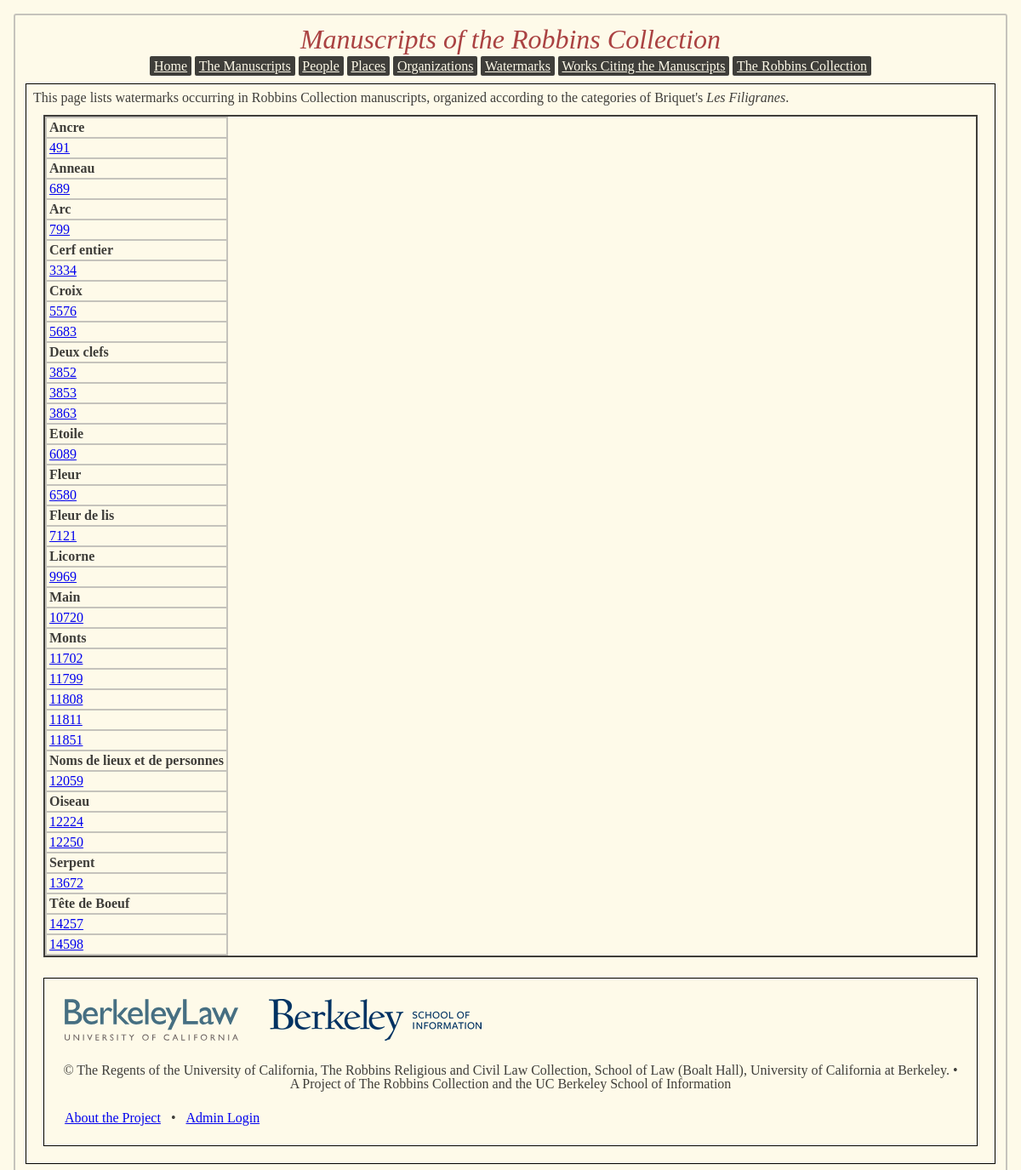
/watermarks, run on the app's committed database.
### app/models.py (models this page shows, shortened)
class watermark(db.Model):
	id = db.Column(db.Integer, primary_key=True)
	name = db.Column(db.String(40))
	url = db.Column(db.String(100))

### app/views.py (the view)
@app.route('/watermarks', methods = ['GET'])
def list_watermarks():
	returnlist = []
	wmtypes = models.watermark.query.group_by(models.watermark.name).all()
	for x in wmtypes:
		holder = []
		for y in models.watermark.query.filter_by(name=x.name).all():
			holder.append(y)
		returnlist.append((x, holder))
	return render_template('wmlist.html', pagetitle='Watermarks', recs = returnlist)

### app/templates/wmlist.html
{% extends "base.html" %}
{% block content %}
	<div class="section">
		<p>This page lists watermarks occurring in Robbins Collection manuscripts, organized according to the categories of Briquet's <em>Les Filigranes</em>.</p>
	<div id="contentsdiv">
		<table id="contentstable">
		{% for wmtuple in recs %}
		<tr>
			<td><b>{{ wmtuple[0].name }}</b></td>
		</tr>
			{% for wminstance in wmtuple[1] %}
			<tr>
				<td><a href="watermark{{ wminstance.id }}">{{wminstance.id}}</a></td>
			</tr>
			{% endfor %}
		{% endfor %}
		</table>
	</div>
{% endblock %}

### app/static/main.css (style rules this page uses)
html, body, div, span, applet, object, iframe, h1, h2, h3, h4, h5, h6, p, blockquote, pre, a, abbr, acronym, address, big, cite, code, del, dfn, em, img, ins, kbd, q, s, samp, small, strike, strong, sub, sup, tt, var, b, u, i, center, dl, dt, dd, ol, ul, li, fieldset, form, label, legend, table, caption, tbody, tfoot, thead, tr, th, td, article, aside, canvas, details, embed, figure, figcaption, footer, header, hgroup, menu, nav, output, ruby, section, summary, time, mark, audio, video { margin: 0; padding: 0; border: 0; font-size: 100%; font: inherit; vertical-align: baseline; }
body { line-height: 1; }
table { border-collapse: collapse; border-spacing: 0; }
html, body { background-color: #FEFAE9; margin: 0; padding: 0; }
p, td, th { color: #3F3E3A; font-family: "Times New Roman"; font-size: 1em; }
em { font-style: italic; }
#contentsdiv { margin: .75em; border-style: solid; border-color: #3F3E3A; border-width: 2px; }
.section, .mapholder { margin: .75em; border-style: solid; border-width: 1px; border-color: #000000; padding: .5em; }
table, th, td { vertical-align: top; border-width: 2px; border-style: solid; border-color: #C5C3BC; border-collapse: collapse; padding: 3px; text-align: left; }
b { font-weight: bold; }

### data on the page
watermark: name "Ancre", id "491"
watermark: name "Anneau", id "689"
watermark: name "Arc", id "799"
watermark: name "Cerf entier", id "3334"
watermark: name "Croix", id "5576"
watermark: id "5683"
watermark: name "Deux clefs", id "3852"
watermark: id "3853"
watermark: id "3863"
watermark: name "Etoile", id "6089"
watermark: name "Fleur", id "6580"
watermark: name "Fleur de lis", id "7121"
watermark: name "Licorne", id "9969"
watermark: name "Main", id "10720"
watermark: name "Monts", id "11702"
watermark: id "11799"
watermark: id "11808"
watermark: id "11811"
watermark: id "11851"
watermark: name "Noms de lieux et de personnes", id "12059"
watermark: name "Oiseau", id "12224"
watermark: id "12250"
watermark: name "Serpent", id "13672"
watermark: name "Tête de Boeuf", id "14257"
watermark: id "14598"
